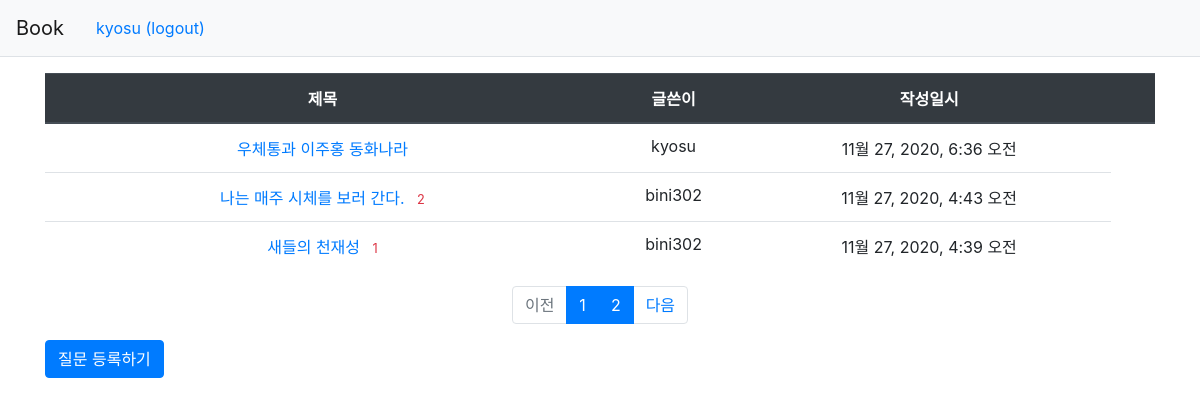
Screenshot of / (signed in) with the database file from the repository.
### polls1/models.py (models this page shows)
class Book(models.Model):
    objects = None
    author = models.ForeignKey(User, on_delete=models.CASCADE, null=TRUE)
    subject = models.CharField(max_length=200)
    content = models.TextField()
    create_date = models.DateTimeField()

### polls1/views.py (the view)
# urls.py: path('', views.index, name='index'),
def index(request):
    page = request.GET.get('page', '1')
    book_list = Book.objects.order_by('-create_date')
    paginator = Paginator(book_list, 3)
    page_obj = paginator.get_page(page)
    context = {'book_list': page_obj}
    return render(request, "polls1/book_list.html", context)

### templates/polls1/book_list.html (shortened to what this page needs)
{% extends 'base.html' %}
{% load static %}
{% block content %}
        <div class="container my-3">
            <table class="table">
                <thead>
                <tr class="text-center thead-dark">
                    <th style="width:50%">제목</th>
                    <th>글쓴이</th>
                    <th>작성일시</th>
                    <th></th>
                </tr>
                </thead>
                <tbody>
                {% if book_list %}
                {% for book in book_list %}
                <tr class="text-center">
                    <td class="text-center thead-dark">
                        <a href="{% url 'polls1:detail' book.id %}">{{ book.subject }}</a>
                        {% if book.read_set.count > 0 %}
                        <span class="text-danger small ml-2">{{ book.read_set.count }}</span>
                        {% endif %}
                    </td>
                    <td class="text-center thead-dark">{{ book.author.username }}</td>
                    <td class="text-center thead-dark">{{ book.create_date }}</td>
                </tr>
                {% endfor %}
                {% else %}
                <tr>
                    <td colspan="10">질문이 없습니다.</td>
                </tr>
                {% endif %}
                </tbody>
            </table>
    <ul class="pagination justify-content-center">
        {% if book_list.has_previous %}
        <li class="page-item">
            <a class="page-link" href="?page={{ book_list.previous_page_number }}">이전</a>
        </li>
        {% else %}
        <li class="page-item disabled">
            <a class="page-link" tabindex="-1" aria-disabled="true" href="#">이전</a>
        </li>
        {% endif %}
        {% for page_number in book_list.paginator.page_range %}
            {% if page_number >= book_list.number|add:-5 and page_number <= book_list.number|add:5 %}
            <li class="page-item active" aria-current="page">
                <a class="page-link" href="?page={{ page_number }}">{{ page_number }}</a>
            </li>
            {% else %}
            <li class="page-item">
                <a class="page-link" href="?page={{ page_number }}">{{ page_number }}</a>
            </li>
            {% endif %}
        {% endfor %}
        {% if book_list.has_next %}
        <li class="page-item">
            <a class="page-link" href="?page={{ book_list.next_page_number }}">다음</a>
        </li>
        {% else %}
        <li class="page-item disabled">
            <a class="page-link" tabindex="-1" aria-disabled="true" href="#">다음</a>
        </li>
        {% endif %}
    </ul>
            <a href="{% url 'polls1:book_create' %}" class="btn btn-primary">질문 등록하기</a>
        </div>
{% endblock %}

### templates/base.html (shortened to what this page needs)
{% load static %}
<html lang="ko">
<head>
    <link rel="stylesheet" type="text/css" href="{% static 'bootstrap.min.css' %}">
    <link rel="stylesheet" type="text/css" href="{% static 'style.css' %}">
</head>
<body>
<nav class="navbar navbar-expand-lg navbar-light bg-light border-bottom">
    <a class="navbar-brand" href="{% url 'polls1:index' %}">Book</a>
    {% if user.is_authenticated %}
    <a class="nav-link" href="{% url 'common:logout' %}">{{ user.username }} (logout)</a>
    {% else %}
    <a class="nav-link" href="{% url 'common:login' %}">login</a>
    {% endif %}
</nav>
{% block content %}
{% endblock %}
</body>
</html>

### rows the page displays
Book: subject "우체통과 이주홍 동화나라", author.username "kyosu", create_date "11월 27, 2020, 6:36 오전"
Book: subject "나는 매주 시체를 보러 간다.", read_set.count "2", author.username "bini302", create_date "11월 27, 2020, 4:43 오전"
Book: subject "새들의 천재성", read_set.count "1", author.username "bini302", create_date "11월 27, 2020, 4:39 오전"

### other values shown
{{ user.username }} "kyosu"
{{ page_number }} "1" "2"
